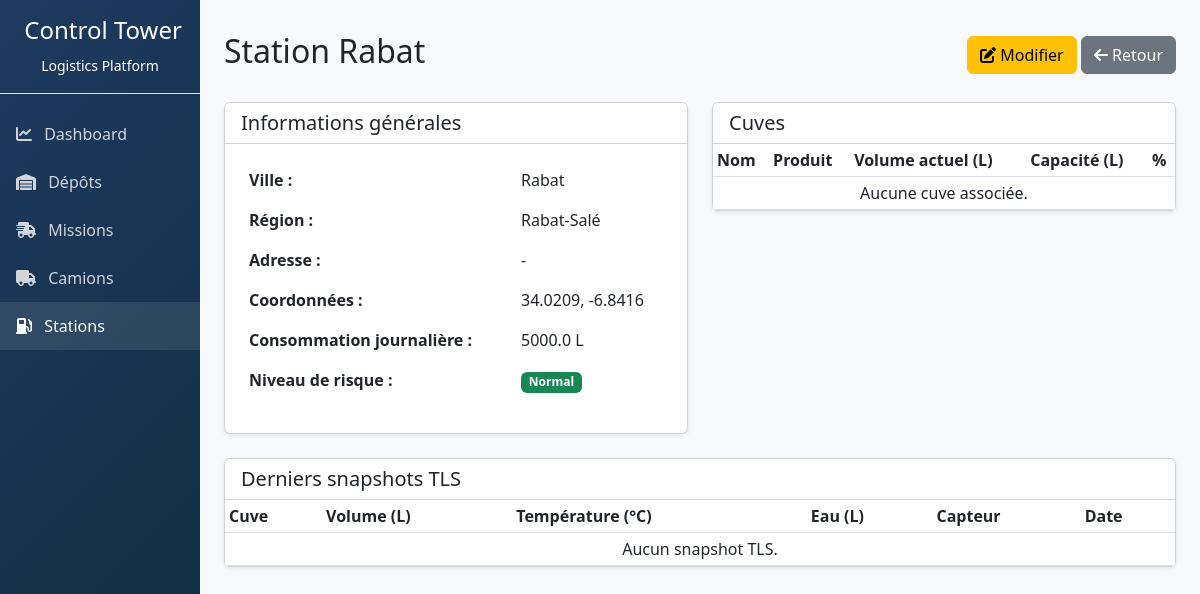
The app's page /api/stations/1/ with its own data.
### logistics/models.py (models this page shows, shortened)
class Station(models.Model):
    name = models.CharField(max_length=100)
    city = models.CharField(max_length=100)
    region = models.CharField(max_length=100)
    address = models.TextField(blank=True, default='')
    latitude = models.FloatField(null=True, blank=True)
    longitude = models.FloatField(null=True, blank=True)
    stock = models.JSONField(default=dict, blank=True)
    daily_consumption = models.FloatField(default=0)
    RISK_LEVEL_CHOICES = [
        ('NORMAL', 'Normal'),
        ('WARNING', 'Warning'),
        ('CRITICAL', 'Critical'),
    ]
    risk_level = models.CharField(max_length=10, choices=RISK_LEVEL_CHOICES, default='NORMAL')

### logistics/views.py (the view)
# urls.py: path('stations/<int:pk>/', views.StationDetailView.as_view(), name='station_detail'),
class StationDetailView(DetailView):
    model = Station
    template_name = 'logistics/station_detail.html'
    context_object_name = 'station'

### logistics/templates/logistics/station_detail.html (shortened to what this page needs)
{% extends "logistics/base.html" %}
{% block content %}
<div class="d-flex justify-content-between align-items-center mb-4">
    <h1 class="h2">{{ station.name }}</h1>
    <div>
        <a href="{% url 'logistics:station_update' station.pk %}" class="btn btn-warning"><i class="fas fa-edit"></i> Modifier</a>
        <a href="{% url 'logistics:station_list' %}" class="btn btn-secondary"><i class="fas fa-arrow-left"></i> Retour</a>
    </div>
</div>
<div class="row">
    <div class="col-md-6">
        <div class="card shadow-sm mb-4">
            <div class="card-header bg-white">
                <h5 class="mb-0">Informations générales</h5>
            </div>
            <div class="card-body">
                <table class="table table-borderless">
                    <tr><th>Ville :</th><td>{{ station.city }}</td></tr>
                    <tr><th>Région :</th><td>{{ station.region }}</td></tr>
                    <tr><th>Adresse :</th><td>{{ station.address|linebreaksbr|default:"-" }}</td></tr>
                    <tr><th>Coordonnées :</th><td>{{ station.latitude }}, {{ station.longitude }}</td></tr>
                    <tr><th>Consommation journalière :</th><td>{{ station.daily_consumption }} L</td></tr>
                    <tr><th>Niveau de risque :</th><td><span class="badge {% if station.risk_level == 'CRITICAL' %}bg-danger{% elif station.risk_level == 'WARNING' %}bg-warning{% else %}bg-success{% endif %}">{{ station.get_risk_level_display }}</span></td></tr>
                </table>
            </div>
        </div>
    </div>
    <div class="col-md-6">
        <div class="card shadow-sm mb-4">
            <div class="card-header bg-white">
                <h5 class="mb-0">Cuves</h5>
            </div>
            <div class="card-body p-0">
                <div class="table-responsive">
                    <table class="table table-sm mb-0">
                        <thead>
                            <tr><th>Nom</th><th>Produit</th><th>Volume actuel (L)</th><th>Capacité (L)</th><th>%</th></tr>
                        </thead>
                        <tbody>
                            {% for tank in station.tanks.all %}
                            <tr>
                                <td>{{ tank.tank_name }}</td>
                                <td>{{ tank.get_product_display }}</td>
                                <td>{{ tank.current_volume|floatformat:0 }}</td>
                                <td>{{ tank.max_capacity|floatformat:0 }}</td>
                                <td>
                                    <div class="progress" style="height: 20px;">
                                        <div class="progress-bar {% if tank.current_volume < 8000 %}bg-danger{% elif tank.current_volume < 15000 %}bg-warning{% else %}bg-success{% endif %}"
                                             style="width: {{ tank.current_volume|floatformat:0 }}%">
                                            {{ tank.current_volume|floatformat:0 }}%
                                        </div>
                                    </div>
                                </td>
                            </tr>
                            {% empty %}
                            <tr><td colspan="5" class="text-center">Aucune cuve associée.</td></tr>
                            {% endfor %}
                        </tbody>
                    </table>
                </div>
            </div>
        </div>
    </div>
</div>
<div class="card shadow-sm">
    <div class="card-header bg-white">
        <h5 class="mb-0">Derniers snapshots TLS</h5>
    </div>
    <div class="card-body p-0">
        <div class="table-responsive">
            <table class="table table-sm mb-0">
                <thead>
                    <tr><th>Cuve</th><th>Volume (L)</th><th>Température (°C)</th><th>Eau (L)</th><th>Capteur</th><th>Date</th></tr>
                </thead>
                <tbody>
                    {% for tank in station.tanks.all %}
                        {% for snapshot in tank.tls_snapshots.all|slice:":5" %}
                        <tr>
                            <td>{{ tank.tank_name }}</td>
                            <td>{{ snapshot.current_volume|floatformat:0 }}</td>
                            <td>{{ snapshot.temperature }}</td>
                            <td>{{ snapshot.water_level }}</td>
                            <td><span class="badge {% if snapshot.sensor_status == 'OK' %}bg-success{% elif snapshot.sensor_status == 'WARNING' %}bg-warning{% else %}bg-danger{% endif %}">{{ snapshot.get_sensor_status_display }}</span></td>
                            <td>{{ snapshot.updated_at|date:"d/m/Y H:i" }}</td>
                        </tr>
                        {% endfor %}
                    {% empty %}
                    <tr><td colspan="6" class="text-center">Aucun snapshot TLS.</td></tr>
                    {% endfor %}
                </tbody>
            </table>
        </div>
    </div>
</div>
{% endblock %}

### logistics/templates/logistics/base.html (style rules this page uses)
body { background-color: #f8f9fc; }

### records on screen
Station: name "Station Rabat", city "Rabat", region "Rabat-Salé", address "-", latitude "34.0209", longitude "-6.8416", daily_consumption "5000.0", risk_level "Normal"
